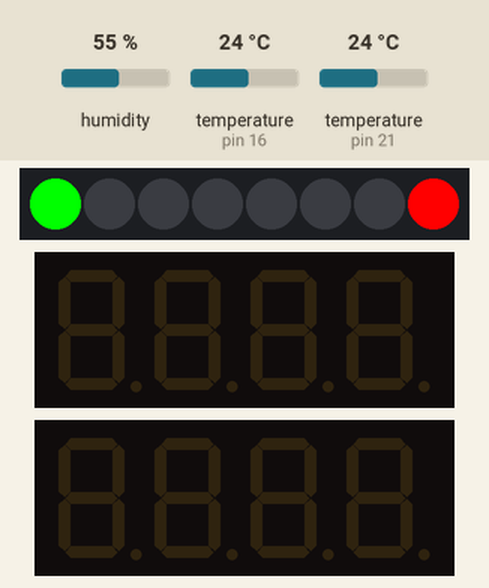
This program was run on a simulated MicroPython board. Parts: 8 RGB LEDs in strip order, left to right, 2 × 4-digit seven-segment display. The test bench sets the inputs (shaded band); at power-on: temperature (sensors on pin 16, pin 21) 24 °C, humidity 55 %.

Above: at 1.2 s.
1.3 s: temperature (sensor on pin 16) set to 12 °C
At 9.7 s:
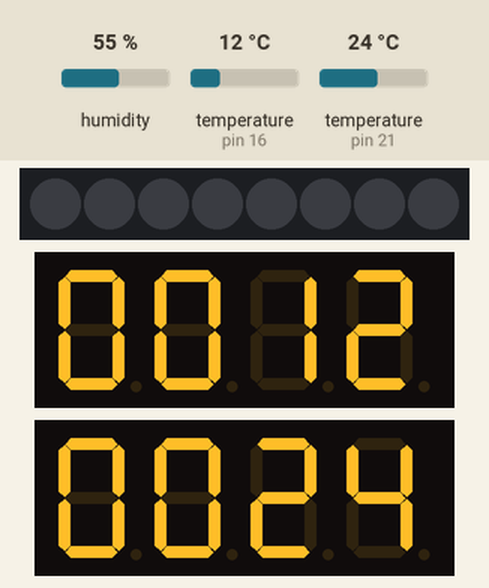
16.1 s: temperature (sensor on pin 21) set to 12 °C
At 24.3 s:
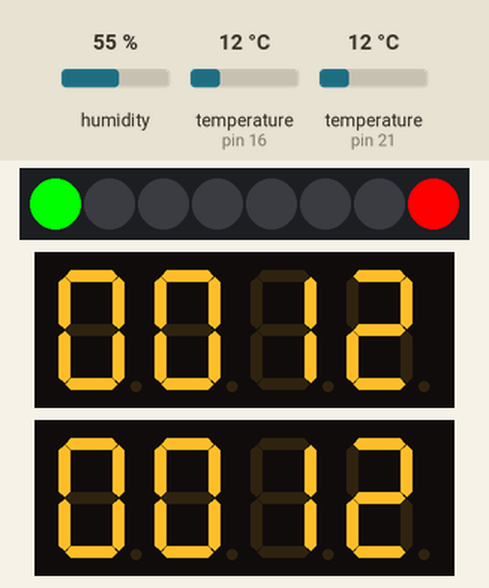
30.9 s: temperature (sensor on pin 16) set to 19 °C
At 38.9 s:
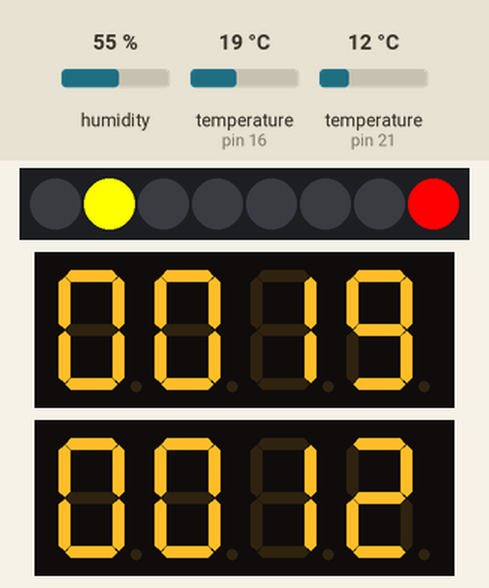
45.7 s: temperature (sensor on pin 21) set to 19 °C
At 56.4 s:
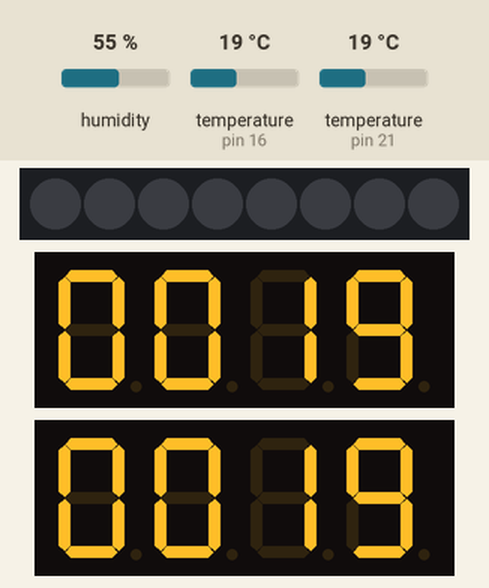
60.5 s: temperature (sensor on pin 16) set to 28 °C
At 68.6 s:
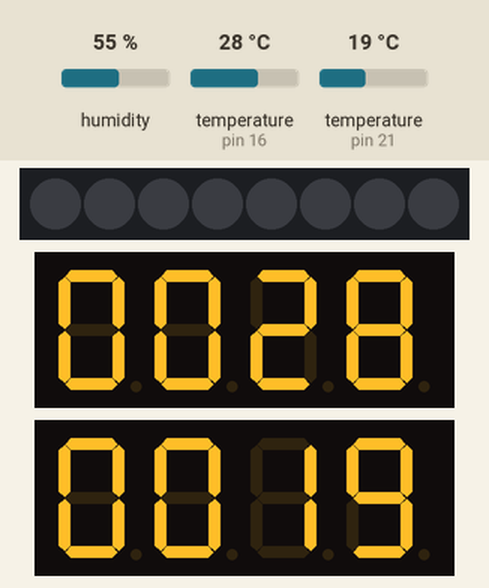
Timing chart, 0 to 76.3 s (numbered marks = the images above; inputs shaded):
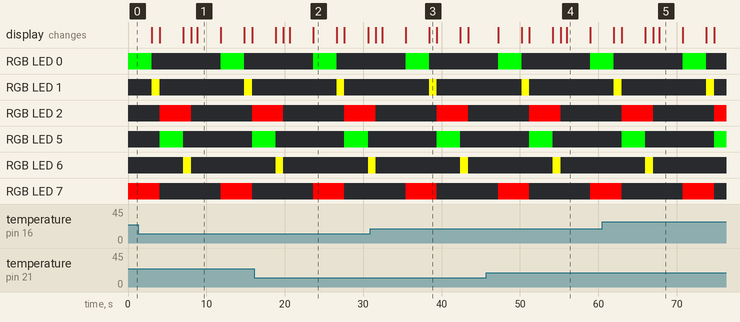

Measured:
- what the display in image 1 shows lasts 3.0 s, from 8.8 s to 11.8 s
- what the display in image 3 shows lasts 1.0 s, from 38.4 s to 39.4 s

The program:

act9.py
```python
import machine, onewire, ds18x20, time, dht, tm1637
from neopixel import Neopixel
from machine import Pin

# --- 1. Configuración de Neopixel (Semáforos) ---
# OJO: La tabla indica que ahora se usa el GPIO4
pixels = Neopixel(8, 0, 4, "GRB")

verde = (0, 255, 0)
amarillo = (255, 255, 0)
rojo = (255, 0, 0)
negro = (0, 0, 0)

# --- 2. Configuración Displays TM1637 ---
# Display 1 (DS18B20): CLK en GPIO0, DIO en GPIO1
tm_ds = tm1637.TM1637(clk=Pin(0), dio=Pin(1))
# Display 2 (DHT11): CLK en GPIO10, DIO en GPIO11
tm_dht = tm1637.TM1637(clk=Pin(10), dio=Pin(11))

# --- 3. Configuración Sensores Térmicos ---
# DS18B20 en GPIO16
ds_pin = Pin(16)
ds_sensor = ds18x20.DS18X20(onewire.OneWire(ds_pin))
roms = ds_sensor.scan()

# DHT11 en GPIO21
dht_sensor = dht.DHT11(Pin(21))

def apagar_semaforos():
    for i in range(8):
        pixels.set_pixel(i, negro)
    pixels.show()

while True:
    # ---------------------------------------------------------
    # FASE A: Secuencia de Semáforos
    # ---------------------------------------------------------
    apagar_semaforos()

    # Estado 1: S1 en Verde (LED 0), S2 en Rojo (LED 7)
    pixels.set_pixel(0, verde)
    pixels.set_pixel(7, rojo)
    pixels.show()
    time.sleep(3)

    # Estado 2: S1 en Amarillo (LED 1), S2 en Rojo (LED 7)
    pixels.set_pixel(0, negro)
    pixels.set_pixel(1, amarillo)
    pixels.show()
    time.sleep(1)

    # Estado 3: S1 en Rojo (LED 2), S2 en Verde (LED 5)
    pixels.set_pixel(1, negro)
    pixels.set_pixel(2, rojo)
    pixels.set_pixel(7, negro)
    pixels.set_pixel(5, verde)
    pixels.show()
    time.sleep(3)

    # Estado 4: S1 en Rojo (LED 2), S2 en Amarillo (LED 6)
    pixels.set_pixel(5, negro)
    pixels.set_pixel(6, amarillo)
    pixels.show()
    time.sleep(1)

    apagar_semaforos()

    # ---------------------------------------------------------
    # FASE B: Lectura y muestra de temperaturas
    # ---------------------------------------------------------

    # Lectura del DS18B20
    temp_ds_val = 0
    if roms:
        ds_sensor.convert_temp()
        time.sleep_ms(750) # Tiempo de conversión requerido
        temp_ds_val = int(ds_sensor.read_temp(roms[0]))

    # Lectura del DHT11
    temp_dht_val = 0
    try:
        dht_sensor.measure()
        temp_dht_val = dht_sensor.temperature()
    except OSError:
        pass # Si falla, mantendrá el valor 0

    # Visualización en los displays.
    # Al enviarlo como tm.numbers(0, valor), se mostrará en la forma "00:XX"
    tm_ds.numbers(0, temp_ds_val, colon=False)
    tm_dht.numbers(0, temp_dht_val, colon=False)

    # Mantenemos las temperaturas en pantalla 3 segundos antes de iniciar
    # la secuencia de los semáforos otra vez.
    time.sleep(3)
```
